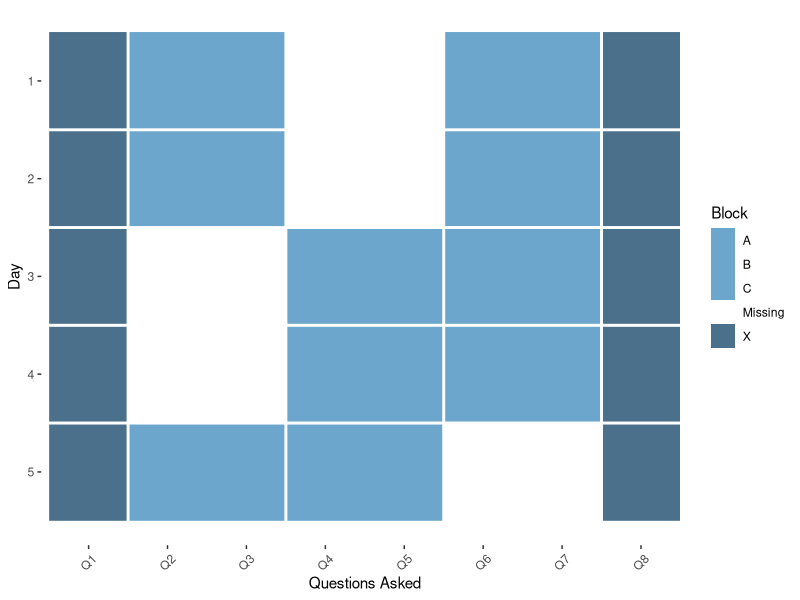
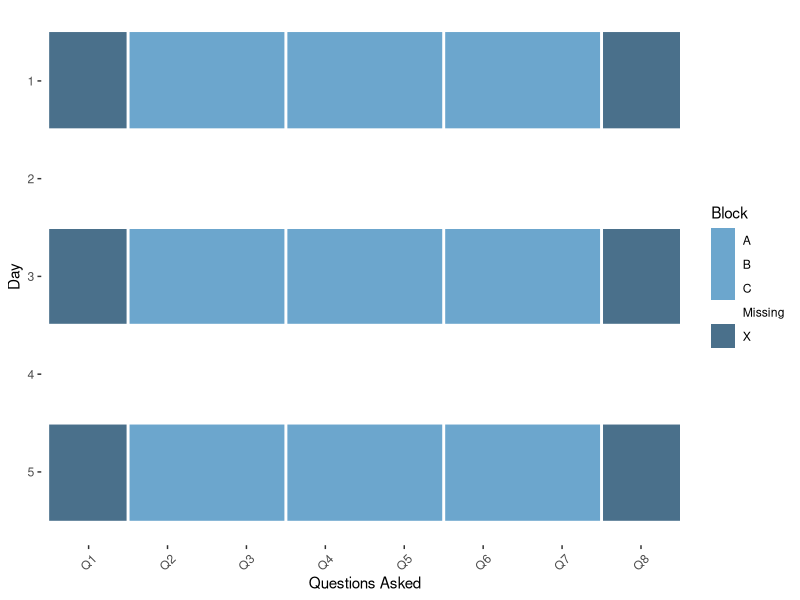

These charts were generated, in order, by the following R code: (Note: this script raises an error after producing the figures.)
## ---- chunk 1
# Creating dataframe to visualize - one subject's questions for 5 days

grps <- list(X=c('Q1','Q8'),A=c('Q2','Q3'),B=c('Q4','Q5'),C=c('Q6','Q7'))

split.form <- function(set,grps){
   set$block[sample(1:nrow(set),nrow(set),FALSE)] <- c('A','B','C')
   set[set$block == "A",grps$A] <- NA
   set[set$block == "B",grps$B] <- NA
   set[set$block == "C",grps$C] <- NA
   set
}

altered.split.form <- function(set,grps){
   set$block[sample(2:nrow(set),nrow(set),FALSE)] <- c('A','B','C')
   set[set$block == "A",grps$A] <- NA
   set[set$block == "B",grps$B] <- NA
   set[set$block == "C",grps$C] <- NA
   set
}

wave.des <- function(set, nmiss, ...) { # nmiss is the number of days each person would miss? 11?? Like, miss a fourth of the days?
  id <- sample(2:5, size=nmiss)
  for (i in 1:nmiss) {
    set[set$day %in% id[i], c('Q1','Q2','Q3','Q4','Q5','Q6','Q7','Q8')] <- NA
  }
  set
}
## ---- chunk 2
cols <- c('Q1','Q2','Q3','Q4','Q5','Q6','Q7','Q8')
fill <- matrix(1, 5, 8)
dat <- data.frame(fill)
colnames(dat) <- cols
dat$day <- seq.int(nrow(dat))
split.dat <- split.form(dat,grps)[1:8]
split.dat
## ---- chunk 3
library(ggplot2)
library(dplyr)
library(reshape2)
datmelt <- split.dat[1:8] %>% is.na %>% melt
colnames(datmelt) <- c("Day","Question","Missing")
datmelt$block <- ifelse((datmelt$Question=="Q1")|(datmelt$Question=="Q8"),"X",ifelse((datmelt$Question=="Q2")|(datmelt$Question=="Q3"),"A",ifelse((datmelt$Question=="Q4")|(datmelt$Question=="Q5"),"B",ifelse((datmelt$Question=="Q6")|(datmelt$Question=="Q7"),"C",0))))
datmelt$color <- ifelse(datmelt$Missing == "TRUE", "Missing", ifelse(datmelt$block == "X","X",ifelse(datmelt$block == "A","A",ifelse(datmelt$block == "B","B",ifelse(datmelt$block == "C","C","Missing")))))
## ---- chunk 4
cols <- c("A" = "skyblue3", "B" = "skyblue3", "C" = "skyblue3", "X" = "skyblue4", "Missing" = "white")
ggplot(datmelt, aes(Question, Day, fill=color)) + geom_raster() + scale_fill_manual(values = cols) + geom_vline(xintercept=seq(1.5, 7.5, 2), lwd=1, colour="white") + geom_hline(yintercept=seq(1.5, 4.5, 1), lwd=1, colour="white") + theme(axis.text.x = element_text(angle=45, vjust=0.5),panel.background = element_rect(fill = NA)) + labs(x = "Questions Asked",y = "Day",fill="Block") + scale_y_reverse()
## ---- chunk 5
wave.dat <- wave.des(dat,2)
wave.dat
## ---- chunk 6
library(ggplot2)
library(dplyr)
library(reshape2)
datmelt <- wave.dat[1:8] %>% is.na %>% melt
colnames(datmelt) <- c("Day","Question","Missing")
datmelt$block <- ifelse((datmelt$Question=="Q1")|(datmelt$Question=="Q8"),"X",ifelse((datmelt$Question=="Q2")|(datmelt$Question=="Q3"),"A",ifelse((datmelt$Question=="Q4")|(datmelt$Question=="Q5"),"B",ifelse((datmelt$Question=="Q6")|(datmelt$Question=="Q7"),"C",0))))
datmelt$color <- ifelse(datmelt$Missing == "TRUE", "Missing", ifelse(datmelt$block == "X","X",ifelse(datmelt$block == "A","A",ifelse(datmelt$block == "B","B",ifelse(datmelt$block == "C","C","Missing")))))
## ---- chunk 7
cols <- c("A" = "skyblue3", "B" = "skyblue3", "C" = "skyblue3", "X" = "skyblue4", "Missing" = "white")
ggplot(datmelt, aes(Question, Day, fill=color)) + geom_raster() + scale_fill_manual(values = cols) + geom_vline(xintercept=seq(1.5, 7.5, 2), lwd=1, colour="white") + geom_hline(yintercept=seq(1.5, 4.5, 1), lwd=1, colour="white") + theme(axis.text.x = element_text(angle=45, vjust=0.5),panel.background = element_rect(fill = NA)) + labs(x = "Questions Asked",y = "Day",fill="Block") + scale_y_reverse()
## ---- chunk 8
altered.dat <- altered.split.form(dat)
altered.dat
